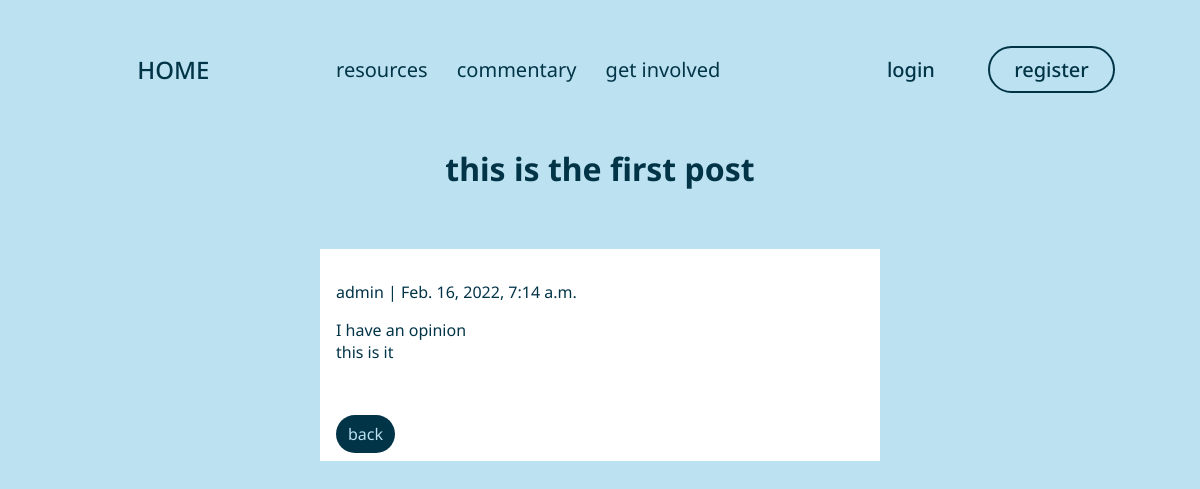
Page /articles/opinion-1 on the committed database.
### blog/models.py (models this page shows, shortened)
class Post(models.Model):
    title = models.CharField(max_length = 255)
    author = models.ForeignKey(User, on_delete=models.CASCADE)
    created_on = models.DateTimeField(auto_now_add=True)
    body = RichTextField()
    slug = models.SlugField(null=True, unique = True, blank = True)
    authenticated = models.BooleanField(default=False)
    class Meta:
        ordering = ['-created_on']

### blog/views.py (the view)
# urls.py: path("articles/<slug:slug>", ArticleDetailView.as_view(), name="article-detail"),
class ArticleDetailView(DetailView):
    model = Post
    template_name = 'blog/individualarticle.html'

### blog/templates/blog/individualarticle.html
{% extends 'blog/base.html'%}
{%block content%}
<h1 class="card-title">{{post.title}}</h1>
<br>
<div class="cent">
    <div class="card">
        <p class="card-text text-muted h6">{{ post.author }} | {{ post.created_on}}</p>
        <p class="card-text">{{post.body | safe}}</p>
        <br><br>
        <a href="{% url 'article-list'%}" class="linkbutton">back</a>
    </div>
</div>
{%endblock%}

### blog/static/blog/style.css (style rules this page uses)
* { color:#023447; }
body { background-color: #BCE2F1; font-family: 'Noto Sans', sans-serif; }
button, .linkbutton { background-color: #023447; color:#BCE2F1; padding: 1vh 1vw; border-radius: 25px; }
h1 { margin-top: 2vh; text-align: center; }
a { text-decoration: none; padding: 1vw; }
.cent { width: 50%; margin: auto; }
.card { background-color: white; margin: 2vh; padding: 2vh; }

### rows in the picture
Post: title "this is the first post", author "admin", created_on "Feb. 16, 2022, 7:14 a.m.", body "I have an opinion this is it"
